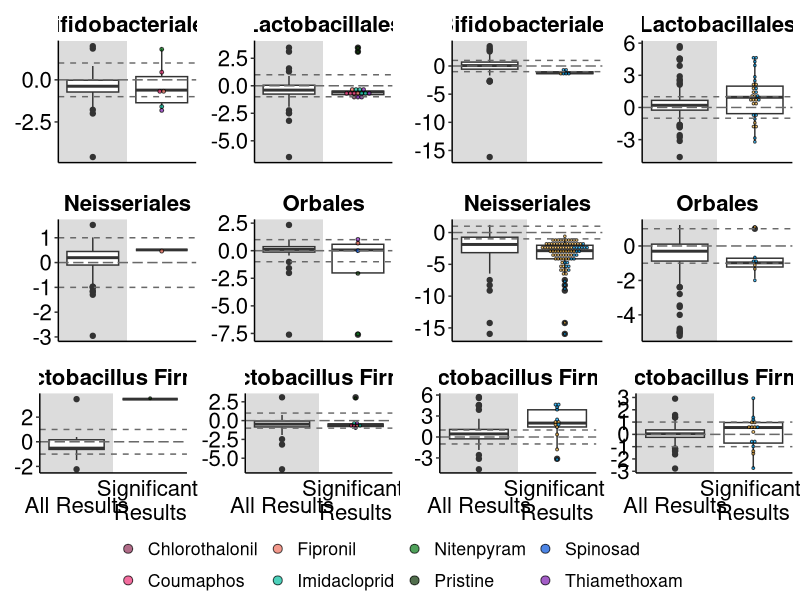
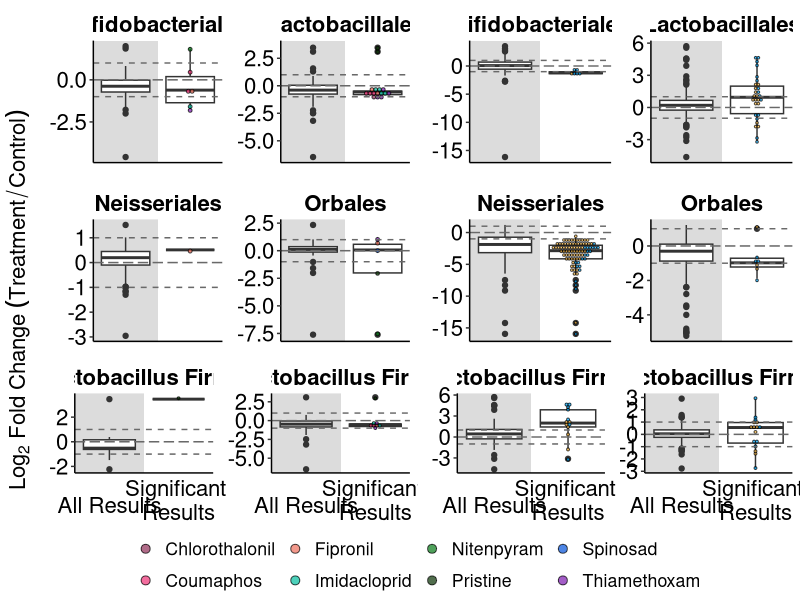
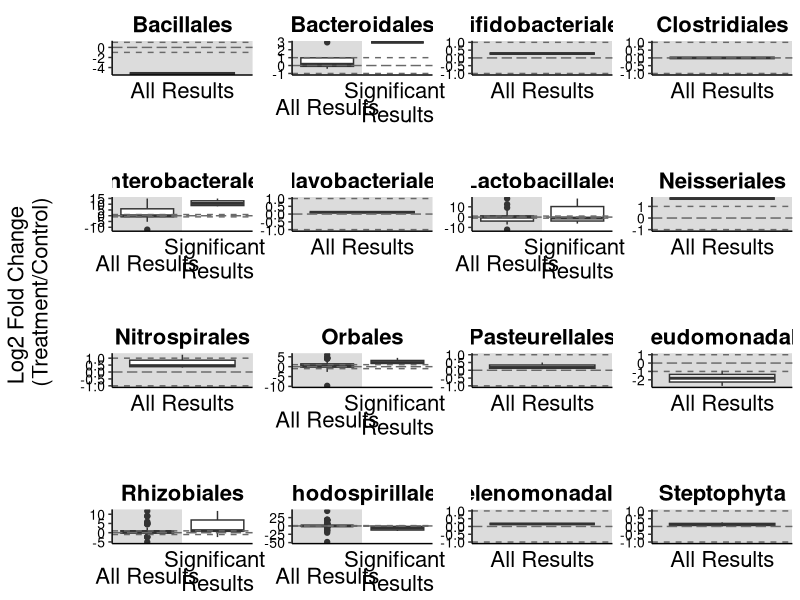

These charts were generated, in order, by the following R code:
## ---- chunk 1
library(tidyverse)
library(ggpubr)
## ---- chunk 2
effectsize_final <- read.csv("data/effectsizes.csv", stringsAsFactors = TRUE, na.strings=c(""))

effectsize_final$All.Logs<-as.numeric(as.character(effectsize_final$All.Logs))

str(effectsize_final)
## ---- chunk 3
effectsize_final_ng <- 
  effectsize_final %>% 
  dplyr::filter(!(Pesticide == "Glyphosate" | Pesticide == "Roundup")) %>% 
  dplyr::filter(Core == "Y") %>% 
  dplyr::filter(!is.na(All.Logs)) %>%  #get rid of NAs
      dplyr::filter(All.Logs>-50 & All.Logs<50) ##get rid of extreme outliers
## ---- chunk 4
effectsize_orders_sig_ng <-
  effectsize_final_ng %>% 
  dplyr::filter(Sig == "Yes") %>% 
  dplyr::filter(Order == "Lactobacillales" | Order == "Orbales" | Order == "Bifidobacteriales" | Order == "Neisseriales") 
## ---- chunk 5
fig_effectsizeorders_ng <- effectsize_final_ng %>% 
      dplyr::filter(Order == "Lactobacillales" | Order == "Orbales" | Order == "Bifidobacteriales" | Order == "Neisseriales") %>% 
  ggplot(aes(x=Sig, y = All.Logs)) +
  geom_rect(xmin = 0, xmax = 1.5, ymin = -Inf, ymax = Inf, fill = "#DCDCDC")+
  geom_boxplot(position=position_dodge(width = 2)) +
  geom_dotplot(data = effectsize_orders_sig_ng, stackgroups = TRUE, method = "histodot",
               binaxis = 'y', stackdir = 'center', dotsize = 1, 
               position = position_dodge(width = 0), 
               aes(fill= Pesticide),  alpha=0.7)+
  scale_fill_manual(name = "Pesticide",values=c("Chlorothalonil" = "#8F2D56",    
                                                "Coumaphos" = "#EE2F75",
                                                "Fipronil" = "#ED6D5A",
                                                "Glyphosate" = "#FFBC42",
                                                "Imidacloprid" = "#00BD9D",
                                                "Nitenpyram" = "#047815",
                                                "Pristine" = "#063000",
                                                "Roundup" = "#00A9FE",
                                                "Spinosad" = "#0050D9",
                                                "Thiamethoxam" = "#7C18AF"))+
   geom_hline(aes(yintercept = 0), colour = "#696969", linetype = "longdash")+
  geom_hline(aes(yintercept = 1), colour = "#696969", linetype = "dashed")+
  geom_hline(aes(yintercept = -1), colour = "#696969", linetype = "dashed")+
  theme_classic() +
  theme(
    axis.title.x=element_blank(),
    axis.text.x=element_blank(),
    axis.ticks.x=element_blank(),
    legend.title = element_blank(),
    strip.placement = "outside", 
    strip.text.x = element_text( #text in facet labels
      size = 16, color = "black", face = "bold"),
    strip.background = element_rect(#background of facet labels
      color="white", fill="#ffffff", size=1.5),
    panel.spacing.y = unit(1, "lines"),
    legend.position = "right",
    axis.title.y = element_blank())+
  theme(text = element_text(size = 16), axis.text.y = element_text(color="black", size = 16))+
  scale_y_continuous(name ="Log2-Fold Change \n(Treatment/Control)")+
  scale_x_discrete(expand = c(0.5, 0))+
  facet_wrap(~ Order, scales = 'free', ncol = 2, strip.position = "top")
## ---- chunk 6
effectsize_lacto_sig_ng <- 
  effectsize_final_ng %>% 
  dplyr::filter(Sig == "Yes") %>% 
  dplyr::filter(Species == "Lactobacillus Firm 4" | Species == "Lactobacillus Firm 5") 

fig_effectsizelactos_ng <- 
  effectsize_final_ng %>% 
  dplyr::filter(Species == "Lactobacillus Firm 4" | Species == "Lactobacillus Firm 5") %>%
  ggplot(aes(x=Sig, y = All.Logs)) +
  geom_rect(xmin = 0, xmax = 1.5, ymin = -Inf, ymax = Inf, fill = "#DCDCDC")+
  geom_boxplot(position=position_dodge(width = 2)) + 
  geom_dotplot(data = effectsize_lacto_sig_ng, stackgroups = TRUE, method = "histodot",
               binaxis = 'y', stackdir = 'center', dotsize = 1.2, 
               position = position_dodge(width = 0), 
               aes(fill= Pesticide),  alpha=0.7)+
  scale_fill_manual(name = "Pesticide",values=c("Chlorothalonil" = "#8F2D56",    
                                                "Coumaphos" = "#EE2F75",
                                                "Fipronil" = "#ED6D5A",
                                                "Glyphosate" = "#FFBC42",
                                                "Imidacloprid" = "#00BD9D",
                                                "Nitenpyram" = "#047815",
                                                "Pristine" = "#063000",
                                                "Roundup" = "#00A9FE",
                                                "Spinosad" = "#0050D9",
                                                "Thiamethoxam" = "#7C18AF"))+
   geom_hline(aes(yintercept = 0), colour = "#696969", linetype = "longdash")+
  geom_hline(aes(yintercept = 1), colour = "#696969", linetype = "dashed")+
  geom_hline(aes(yintercept = -1), colour = "#696969", linetype = "dashed")+
  theme_classic() +
  theme(axis.title.x=element_blank(),
        axis.text.x=element_blank(),
        axis.ticks.x=element_blank(),
        legend.title = element_blank(),
        strip.placement = "outside", 
        strip.text.x = element_text( #text in facet labels
          size = 16, color = "black", face = "bold"),
        strip.background = element_rect(#background of facet labels
          color="white", fill="#ffffff", size=1.5),
        panel.spacing.y = unit(1, "lines"),
        legend.position = "right",
        axis.title.y = element_blank())+
  theme(text = element_text(size = 16), axis.text.x = element_text(vjust=0.3, size = 16, color="black"), axis.text.y = element_text(color="black", size = 16))+
  scale_y_continuous(name ="Log2-Fold Change \n(Treatment/Control)")+
  scale_x_discrete(labels=c("All" = "All Results", "Yes" = "Significant \nResults"), expand = c(0.5, 0))+
  facet_wrap(~ Species, scales = 'free', ncol = 2, strip.position = "top")
## ---- chunk 7
effectsize_final_g <- 
  effectsize_final %>% 
  dplyr::filter(Pesticide == "Glyphosate" | Pesticide == "Roundup") %>% 
  dplyr::filter(Core == "Y") %>% 
  dplyr::filter(!is.na(All.Logs)) %>%  #get rid of NAs
      dplyr::filter(All.Logs>-50 & All.Logs<50) ##get rid of extreme outliers
## ---- chunk 8
effectsize_orders_sig_g <-
  effectsize_final_g %>% 
  dplyr::filter(Sig == "Yes") %>% 
  dplyr::filter(Order == "Lactobacillales" | Order == "Orbales" | Order == "Bifidobacteriales" | Order == "Neisseriales")
## ---- chunk 9
fig_effectsizeorders_g <- 
  effectsize_final_g %>% 
    dplyr::filter(Order == "Lactobacillales" | Order == "Orbales" | Order == "Bifidobacteriales" | Order == "Neisseriales") %>% 
  ggplot(aes(x=Sig, y = All.Logs)) +
  geom_rect(xmin = 0, xmax = 1.5, ymin = -Inf, ymax = Inf, fill = "#DCDCDC")+
  geom_boxplot(position=position_dodge(width = 2)) +
  geom_dotplot(data = effectsize_orders_sig_g, stackgroups = TRUE, method = "histodot",
               binaxis = 'y', stackdir = 'center', dotsize = 0.7, 
               position = position_dodge(width = 0), 
               aes(fill= Pesticide),  alpha=0.7)+
   scale_fill_manual(name = "Pesticide",values=c("Chlorothalonil" = "#8F2D56",    
                                                "Coumaphos" = "#EE2F75",
                                                "Fipronil" = "#ED6D5A",
                                                "Glyphosate" = "#FFBC42",
                                                "Imidacloprid" = "#00BD9D",
                                                "Nitenpyram" = "#047815",
                                                "Pristine" = "#063000",
                                                "Roundup" = "#00A9FE",
                                                "Spinosad" = "#0050D9",
                                                "Thiamethoxam" = "#7C18AF"))+
   geom_hline(aes(yintercept = 0), colour = "#696969", linetype = "longdash")+
  geom_hline(aes(yintercept = 1), colour = "#696969", linetype = "dashed")+
  geom_hline(aes(yintercept = -1), colour = "#696969", linetype = "dashed")+
  theme_classic() +
   theme(
    axis.title.x=element_blank(),
    axis.text.x=element_blank(),
    axis.ticks.x=element_blank(),
    legend.title = element_blank(),
    strip.placement = "outside", 
    strip.text.x = element_text( #text in facet labels
      size = 16, color = "black", face = "bold"),
    strip.background = element_rect(#background of facet labels
      color="white", fill="#ffffff", size=1.5),
    panel.spacing.y = unit(1, "lines"),
    legend.position = "right",
    axis.title.y = element_blank())+
  theme(text = element_text(size = 16), axis.text.y = element_text(color="black", size = 16))+
  scale_y_continuous(name ="Log2-Fold Change \n(Treatment/Control)")+
  scale_x_discrete(expand = c(0.5, 0))+
  facet_wrap(~ Order, scales = 'free', ncol = 2, strip.position = "top")
## ---- chunk 10
effectsize_lacto_sig_g <- 
  effectsize_final_g %>% 
  dplyr::filter(Sig == "Yes") %>% 
  dplyr::filter(Species == "Lactobacillus Firm 4" | Species == "Lactobacillus Firm 5")

fig_effectsizelactos_g <- 
  effectsize_final_g %>% 
  dplyr::filter(Species == "Lactobacillus Firm 4" | Species == "Lactobacillus Firm 5") %>%
  ggplot(aes(x=Sig, y = All.Logs)) +
  geom_rect(xmin = 0, xmax = 1.5, ymin = -Inf, ymax = Inf, fill = "#DCDCDC")+
  geom_boxplot(position=position_dodge(width = 2)) + 
  geom_dotplot(data = effectsize_lacto_sig_g, stackgroups = TRUE, method = "histodot",
               binaxis = 'y', stackdir = 'center', dotsize = 1.2, 
               position = position_dodge(width = 0), 
               aes(fill= Pesticide),  alpha=0.7)+
  scale_fill_manual(name = "Pesticide",values=c("Chlorothalonil" = "#8F2D56",    
                                                "Coumaphos" = "#EE2F75",
                                                "Fipronil" = "#ED6D5A",
                                                "Glyphosate" = "#FFBC42",
                                                "Imidacloprid" = "#00BD9D",
                                                "Nitenpyram" = "#047815",
                                                "Pristine" = "#063000",
                                                "Roundup" = "#00A9FE",
                                                "Spinosad" = "#0050D9",
                                                "Thiamethoxam" = "#7C18AF"))+
  geom_hline(aes(yintercept = 0), colour = "#696969", linetype = "longdash")+
  geom_hline(aes(yintercept = 1), colour = "#696969", linetype = "dashed")+
  geom_hline(aes(yintercept = -1), colour = "#696969", linetype = "dashed")+
  theme_classic() +
  theme(axis.title.x=element_blank(),
        axis.text.x=element_blank(),
        axis.ticks.x=element_blank(),
        legend.title = element_blank(),
        strip.placement = "outside", 
        strip.text.x = element_text( #text in facet labels
          size = 16, color = "black", face = "bold"),
        strip.background = element_rect(#background of facet labels
          color="white", fill="#ffffff", size=1.5),
        panel.spacing.y = unit(2, "lines"),
        legend.position = "right",
        axis.title.y = element_blank())+
  theme(text = element_text(size = 16), axis.text.x = element_text(vjust=0.3, size = 16, color="black"), axis.text.y = element_text(color="black", size = 16))+
  scale_y_continuous(name ="Log2-Fold Change \n(Treatment/Control)")+
  scale_x_discrete(labels=c("All" = "All Results", "Yes" = "Significant \nResults"), expand = c(0.5, 0))+
  facet_wrap(~ Species, scales = 'free', ncol = 2, strip.position = "top")

## ---- chunk 11
effectsizesfig_fourpanel <-
  ggarrange(fig_effectsizeorders_ng, 
            fig_effectsizeorders_g, 
            fig_effectsizelactos_ng,
            fig_effectsizelactos_g,
            heights = c(2, 1),nrow=2, ncol = 2, common.legend = TRUE, legend = "bottom"
           )

effectsizesfig_fourpanel
## ---- chunk 12
annotate_figure(effectsizesfig_fourpanel,
                left = ggpubr::text_grob(expression(""*Log[2]~Fold~Change ~(Treatment/Control)*""), 
                  size = 16, color = "black", rot = 90))

## ---- chunk 13
effectsize_final %>% 
  dplyr::filter(!is.na(All.Logs)) %>%  #get rid of NAs
  dplyr::filter(Core == "N") %>% 
  dplyr::filter(!is.na(Order)) %>% 
  dplyr::filter(All.Logs>-50 & All.Logs<50) %>%
  
  ggplot(aes(x=Sig, y = All.Logs)) +
 
  geom_rect(xmin = 0, xmax = 1.5, ymin = -Inf, ymax = Inf, fill = "#DCDCDC")+
   geom_boxplot(position=position_dodge(width = 2)) + 
  
  geom_hline(aes(yintercept = 0), colour = "#696969", linetype = "longdash")+
  geom_hline(aes(yintercept = 1), colour = "#696969", linetype = "dashed")+
  geom_hline(aes(yintercept = -1), colour = "#696969", linetype = "dashed")+
  theme_classic() +
  theme(
    axis.title.x=element_blank(),
    axis.text.x=element_blank(),
    axis.ticks.x=element_blank(),
    strip.placement = "outside", 
    strip.text.x = element_text( #text in facet labels
      size = 16, color = "black", face = "bold"),
    strip.background = element_rect(#background of facet labels
      color="white", fill="#ffffff", size=1.5),
    panel.spacing.y = unit(2, "lines"),
    legend.position = "bottom",
    axis.title.y = element_text(margin = margin(t = 0, r = 20, b = 0, l = 0))
    )+
  theme(
    text = element_text(size = 16), 
    axis.text.x = element_text(vjust=0.3, size = 16, color="black"),
    axis.text.y = element_text(color="black", size = 10))+
  scale_y_continuous(name ="Log2 Fold Change \n(Treatment/Control)")+
  scale_x_discrete(labels=c("All" = "All Results", "Yes" = "Significant \nResults"), 
    expand = c(0.5, 0))+
  facet_wrap(~ Order, scales = 'free', ncol = 4, strip.position = "top"
      )
